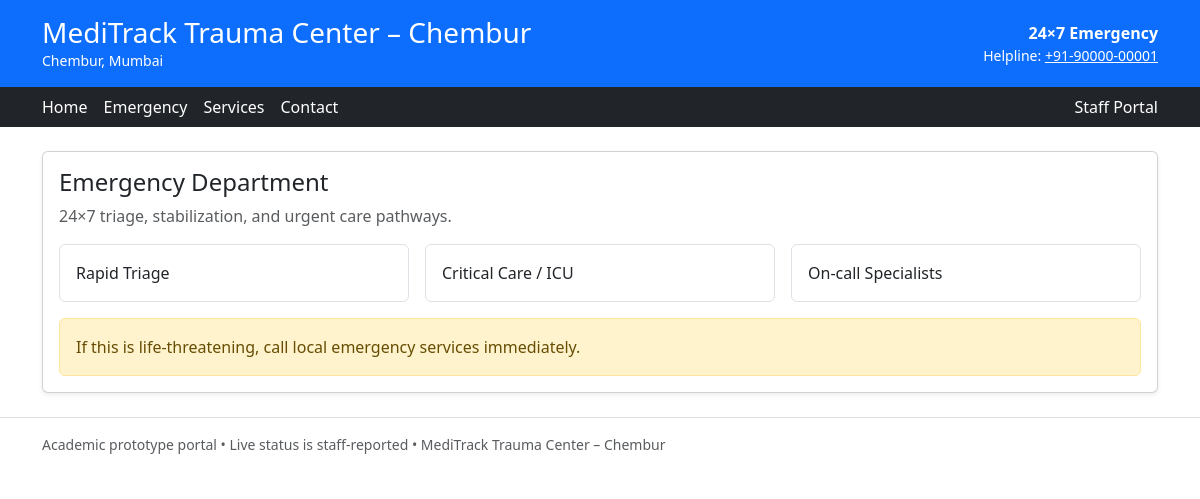
Page /h/1/emergency on the committed database.
### tables this page shows
CREATE TABLE hospital_sites (
  hospital_id INTEGER PRIMARY KEY,
  name TEXT NOT NULL,
  address TEXT,
  phone TEXT,
  email TEXT,
  latitude REAL NOT NULL,
  longitude REAL NOT NULL,
  about TEXT,
  emergency_text TEXT,
  services TEXT,
  created_at DATETIME DEFAULT CURRENT_TIMESTAMP NOT NULL
);

### app.py (the view)
@app.route("/h/<int:hospital_id>/emergency")
def hospital_emergency(hospital_id):
    h = get_hospital_site(hospital_id)
    if not h:
        return "Hospital not found", 404
    return render_template("hospital_emergency.html", h=h)

### db.py (called while the page is built)
def get_connection():
    conn = sqlite3.connect(DB_PATH)
    conn.row_factory = sqlite3.Row
    return conn

def get_hospital_site(hospital_id: int):
    sql ="""
    SELECT
      s.hospital_id,
      s.name,
      s.address,
      s.phone,
      s.email,
      s.latitude,
      s.longitude,
      s.about,
      s.emergency_text,
      s.services,
      st.total_beds,
      st.occupied_beds,
      (st.total_beds - st.occupied_beds) AS available_beds,
      st.avg_wait_minutes,
      st.last_updated
    FROM hospital_sites s
    LEFT JOIN hospital_status st ON st.hospital_id = s.hospital_id
    WHERE s.hospital_id = ?
    """
    with get_connection() as conn:
        row = conn.execute(sql, (hospital_id,)).fetchone()
        return dict(row) if row else None

### templates/hospital_emergency.html
{% extends "hospital_base.html" %}
{% block content %}
<div class="card shadow-sm">
  <div class="card-body">
    <h4>Emergency Department</h4>
    <p class="text-muted">24×7 triage, stabilization, and urgent care pathways.</p>
    <div class="row g-3">
      <div class="col-md-4"><div class="border rounded p-3">Rapid Triage</div></div>
      <div class="col-md-4"><div class="border rounded p-3">Critical Care / ICU</div></div>
      <div class="col-md-4"><div class="border rounded p-3">On-call Specialists</div></div>
    </div>
    <div class="alert alert-warning mt-3 mb-0">
      If this is life-threatening, call local emergency services immediately.
    </div>
  </div>
</div>
{% endblock %}

### templates/hospital_base.html (shortened to what this page needs)
<!doctype html>
<html lang="en">
<head>
  <link href="https://cdn.jsdelivr.net/npm/bootstrap@5.3.3/dist/css/bootstrap.min.css" rel="stylesheet">
</head>
<body>
  <header class="bg-primary text-white">
    <div class="container py-3">
      <div class="d-flex justify-content-between align-items-center">
        <div>
          <h3 class="mb-0">{{ h.name }}</h3>
          <div class="small">{{ h.address }}</div>
        </div>
        <div class="text-end">
          <div class="fw-bold">24×7 Emergency</div>
          <div class="small">
            Helpline: <a class="text-white" href="tel:{{ h.phone }}">{{ h.phone }}</a>
          </div>
        </div>
      </div>
    </div>
    <nav class="bg-dark">
      <div class="container py-2 d-flex gap-3">
        <a class="text-white text-decoration-none" href="/h/{{ h.hospital_id }}/home">Home</a>
        <a class="text-white text-decoration-none" href="/h/{{ h.hospital_id }}/emergency">Emergency</a>
        <a class="text-white text-decoration-none" href="/h/{{ h.hospital_id }}/services">Services</a>
        <a class="text-white text-decoration-none" href="/h/{{ h.hospital_id }}/contact">Contact</a>
        <a class="text-white text-decoration-none ms-auto" href="/h/{{ h.hospital_id }}/staff">Staff Portal</a>
      </div>
    </nav>
  </header>
  <main class="container py-4">
    {% block content %}{% endblock %}
  </main>
  <footer class="border-top py-3">
    <div class="container small text-muted">
      Academic prototype portal • Live status is staff-reported • {{ h.name }}
    </div>
  </footer>
</body>
</html>

### rows in the picture
hospital_sites: name "MediTrack Trauma Center – Chembur", address "Chembur, Mumbai", phone "+91-90000-00001"
